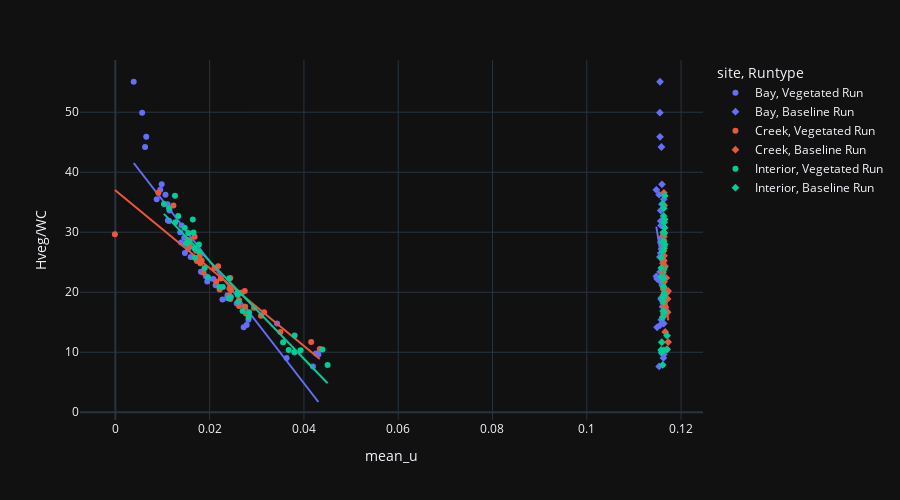

Here is the notebook cell this chart was saved with:
### Code cell
fig = px.scatter(dff, x='mean_u', y='Hveg/WC', symbol='Runtype', color='site', trendline='ols', template='plotly_dark')
#fig = px.scatter(base_df, x='mean_u', y='Hveg/WC', symbol='site', color='site')
fig.update_layout(
    height=500,
    autosize=True,)
fig.show()
